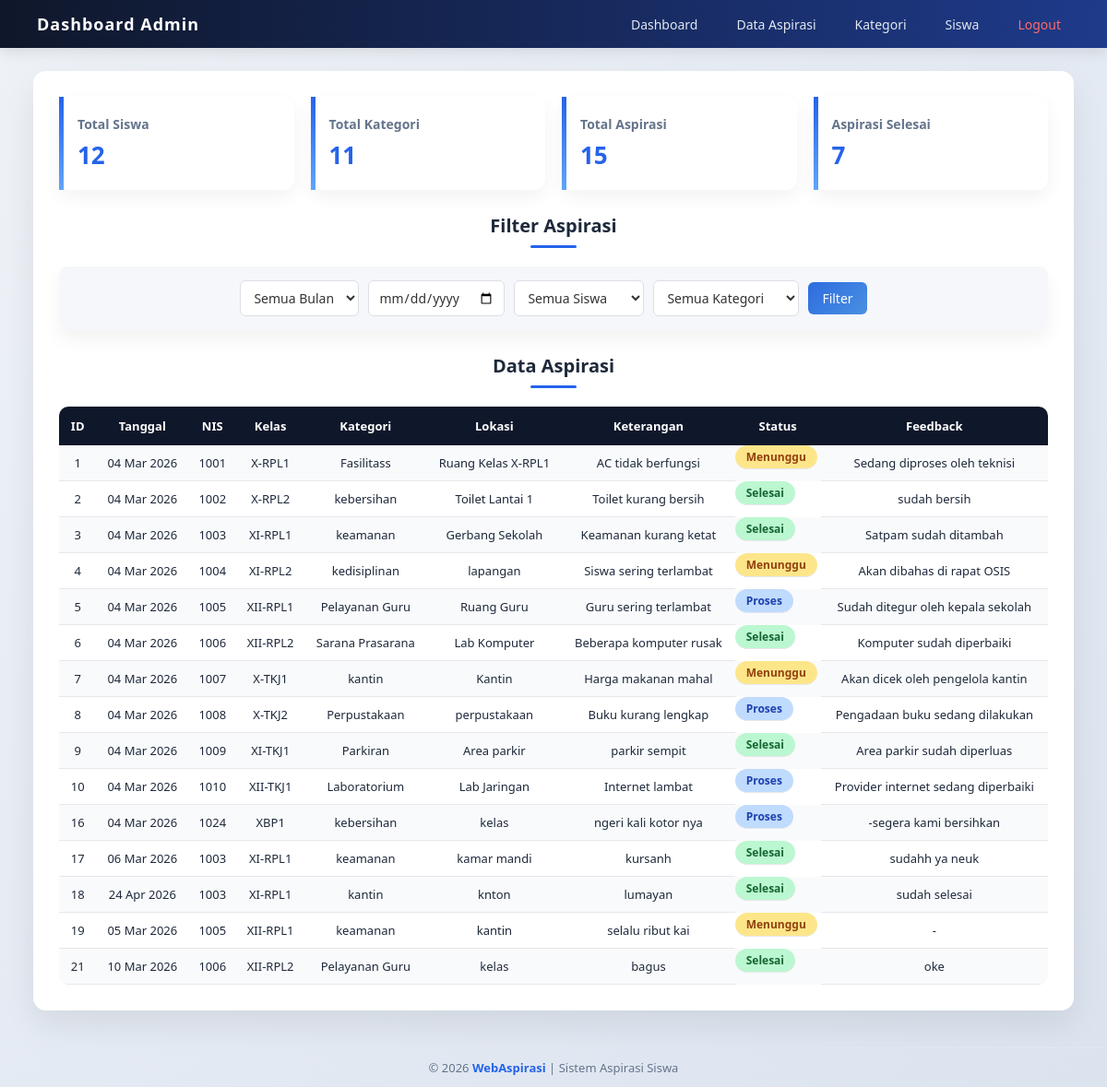
Screenshot of /dashboard.php (signed in) with the database file from the repository.
### tables this page shows
CREATE TABLE `aspirasi` (
  `id_aspirasi` int NOT NULL,
  `status` enum('Menunggu','Proses','Selesai') NOT NULL,
  `Id_pelaporan` int NOT NULL,
  `feedback` text NOT NULL
);

CREATE TABLE `input_aspirasi` (
  `Id_pelaporan` int NOT NULL,
  `nis` int NOT NULL,
  `id_kategori` int NOT NULL,
  `lokasi` varchar(50) NOT NULL,
  `ket` varchar(50) NOT NULL,
  `created_at` datetime NOT NULL DEFAULT CURRENT_TIMESTAMP
);

CREATE TABLE `siswa` (
  `nis` int NOT NULL,
  `kelas` varchar(10) NOT NULL
);

CREATE TABLE `kategori` (
  `Id_kategori` int NOT NULL,
  `ket_kategori` varchar(30) NOT NULL
);

### dashboard.php (the view, shortened to what this page needs)
<?php
include 'db.php';
$jml_siswa = mysqli_num_rows(mysqli_query($conn, "SELECT * FROM siswa"));
$jml_kategori = mysqli_num_rows(mysqli_query($conn, "SELECT * FROM kategori"));
$jml_aspirasi = mysqli_num_rows(mysqli_query($conn, "SELECT * FROM aspirasi"));
$jml_selesai = mysqli_num_rows(mysqli_query($conn, "SELECT * FROM aspirasi WHERE status='Selesai'"));
$where = "WHERE 1=1";
$query = mysqli_query($conn, "
SELECT
    aspirasi.id_aspirasi,
    input_aspirasi.created_at,
    siswa.nis,
    siswa.kelas,
    kategori.ket_kategori,
    input_aspirasi.lokasi,
    input_aspirasi.ket,
    aspirasi.status,
    aspirasi.feedback
FROM aspirasi
JOIN input_aspirasi
ON aspirasi.id_pelaporan = input_aspirasi.id_pelaporan
JOIN siswa
ON input_aspirasi.nis = siswa.nis
JOIN kategori
ON input_aspirasi.id_kategori = kategori.id_kategori
$where
ORDER BY aspirasi.id_aspirasi ASC
");
?>
<!DOCTYPE html>
<html lang="id">
<head>
    <link rel="stylesheet" href="css/style.css">
</head>
<body>
    <div class="navbar-admin">
        <div class="logo"><b>Dashboard Admin</b></div>
        <ul class="menu">
            <li><a href="dashboard.php">Dashboard</a></li>
            <li><a href="data-aspirasi.php">Data Aspirasi</a></li>
            <li><a href="kategori.php">Kategori</a></li>
            <li><a href="siswa.php">Siswa</a></li>
            <li><a href="logout.php" class="logout">Logout</a></li>
        </ul>
    </div>
    <div class="container">
        <div class="cards">
            <div class="card">
                <h3>Total Siswa</h3>
                <p><?= $jml_siswa ?></p>
            </div>
            <div class="card">
                <h3>Total Kategori</h3>
                <p><?= $jml_kategori ?></p>
            </div>
            <div class="card">
                <h3>Total Aspirasi</h3>
                <p><?= $jml_aspirasi ?></p>
            </div>
            <div class="card">
                <h3>Aspirasi Selesai</h3>
                <p><?= $jml_selesai ?></p>
            </div>
        </div>
        <h2>Filter Aspirasi</h2>
        <form method="GET" class="filter">
            <select name="bulan">
                <option value="">Semua Bulan</option>
            </select>
            <input type="date" name="tanggal">
            <select name="nis">
                <option value="">Semua Siswa</option>
            </select>
            <select name="kategori">
                <option value="">Semua Kategori</option>
            </select>
            <button type="submit">Filter</button>
        </form>
        <h2>Data Aspirasi</h2>
        <div class="table-box">
            <table>
                <tr>
                    <th>ID</th>
                    <th>Tanggal</th>
                    <th>NIS</th>
                    <th>Kelas</th>
                    <th>Kategori</th>
                    <th>Lokasi</th>
                    <th>Keterangan</th>
                    <th>Status</th>
                    <th>Feedback</th>
                </tr>
                <?php while ($row = mysqli_fetch_array($query)) {
                    $statusClass = "";
                    if ($row['status'] == "Menunggu") {
                        $statusClass = "menunggu";
                    } elseif ($row['status'] == "Proses") {
                        $statusClass = "proses";
                    } elseif ($row['status'] == "Selesai") {
                        $statusClass = "selesai";
                    }
                ?>
                    <tr>
                        <td><?= $row['id_aspirasi'] ?></td>
                        <td><?= date('d M Y', strtotime($row['created_at'])) ?></td>
                        <td><?= $row['nis'] ?></td>
                        <td><?= $row['kelas'] ?></td>
                        <td><?= $row['ket_kategori'] ?></td>
                        <td><?= $row['lokasi'] ?></td>
                        <td><?= $row['ket'] ?></td>
                        <td class="<?= $statusClass ?>"><?= $row['status'] ?></td>
                        <td><?= $row['feedback'] ?></td>
                    </tr>
                <?php } ?>
            </table>
        </div>
    </div>
    <footer class="footer">
        <p>© 2026 <b>WebAspirasi</b> | Sistem Aspirasi Siswa</p>
    </footer>
</body>
</html>

### css/style.css (style rules this page uses)
* { margin:0; padding:0; box-sizing:border-box; font-family:'Segoe UI',sans-serif; }
body { background:linear-gradient(135deg,#eef2f7,#dbe3ef); color:#1e293b; }
.navbar-admin { background:linear-gradient(90deg,#0f172a,#1e3a8a); padding:14px 40px; display:flex; justify-content:space-between; align-items:center; box-shadow:0 4px 15px rgba(0,0,0,0.1); }
.logo { color:white; font-size:18px; font-weight:600; letter-spacing:1px; }
.menu { list-style:none; display:flex; gap:22px; }
.menu li a { color:#e2e8f0; text-decoration:none; font-size:14px; padding:6px 10px; border-radius:6px; transition:0.3s; }
.logout { color:#ff6b6b !important; }
.container { width:94%; max-width:1200px; margin:25px auto; background:white; padding:28px; border-radius:14px; box-shadow:0 15px 35px rgba(0,0,0,0.08); }
h2 { text-align:center; margin:25px 0 20px; font-size:20px; font-weight:600; position:relative; }
h2::after { content:''; width:50px; height:3px; background:#2563eb; display:block; margin:8px auto; border-radius:2px; }
.filter { display:flex; gap:10px; justify-content:center; align-items:center; flex-wrap:wrap; margin:20px auto 25px; padding:16px; background:white; border-radius:12px; box-shadow:0 10px 20px rgba(0,0,0,0.05); }
table { width:100%; border-collapse:collapse; border-radius:10px; overflow:hidden; }
table th { background:#0f172a; color:white; padding:12px; font-size:13px; }
table td { padding:10px; border-bottom:1px solid #e5e7eb; font-size:13px; text-align:center; }
table tr:nth-child(even) { background:#f9fafb; }
.menunggu { background:#fde68a; color:#92400e; padding:4px 12px; border-radius:20px; font-weight:600; font-size:12px; display:inline-block; }
.proses { background:#bfdbfe; color:#1e40af; padding:4px 12px; border-radius:20px; font-weight:600; font-size:12px; display:inline-block; }
.selesai { background:#bbf7d0; color:#166534; padding:4px 12px; border-radius:20px; font-weight:600; font-size:12px; display:inline-block; }
.cards { display:grid; grid-template-columns:repeat(auto-fit,minmax(200px,1fr)); gap:18px; margin-bottom:25px; }
.card { background:white; padding:20px; border-radius:12px; box-shadow:0 8px 20px rgba(0,0,0,0.05); position:relative; }
.card::before { content:""; position:absolute; left:0; top:0; height:100%; width:5px; background:linear-gradient(#2563eb,#60a5fa); }
.card h3 { font-size:14px; color:#64748b; margin-bottom:6px; }
.card p { font-size:26px; font-weight:bold; color:#2563eb; }
.footer { margin-top: 40px; padding: 12px; text-align: center; color: #64748b; font-size: 13px; border-top: 1px solid #e2e8f0; }
.footer b { color: #2563eb; }
.filter { display: flex; flex-wrap: wrap; gap: 10px; background: #f5f7fb; padding: 15px; border-radius: 10px; justify-content: center; align-items: center; margin-bottom: 20px; }
.filter select, .filter input[type="date"] { padding: 8px 10px; border: 1px solid #dcdfe6; border-radius: 6px; background: #ffffff; font-size: 14px; color: #333; transition: 0.3s; }
.filter button { padding: 8px 15px; background: linear-gradient(135deg, #2d6cdf, #4a90e2); color: #fff; border: none; border-radius: 6px; cursor: pointer; font-size: 14px; transition: 0.3s; }

### rows the page displays
aspirasi: id_aspirasi "1", Id_pelaporan.created_at "04 Mar 2026", siswa.nis "1001", siswa.kelas "X-RPL1", kategori.ket_kategori "Fasilitass", Id_pelaporan.lokasi "Ruang Kelas X-RPL1", Id_pelaporan.ket "AC tidak berfungsi", status "Menunggu", feedback "Sedang diproses oleh teknisi"
aspirasi: id_aspirasi "2", Id_pelaporan.created_at "04 Mar 2026", siswa.nis "1002", siswa.kelas "X-RPL2", kategori.ket_kategori "kebersihan", Id_pelaporan.lokasi "Toilet Lantai 1", Id_pelaporan.ket "Toilet kurang bersih", status "Selesai", feedback "sudah bersih"
aspirasi: id_aspirasi "3", Id_pelaporan.created_at "04 Mar 2026", siswa.nis "1003", siswa.kelas "XI-RPL1", kategori.ket_kategori "keamanan", Id_pelaporan.lokasi "Gerbang Sekolah", Id_pelaporan.ket "Keamanan kurang ketat", status "Selesai", feedback "Satpam sudah ditambah"
aspirasi: id_aspirasi "4", Id_pelaporan.created_at "04 Mar 2026", siswa.nis "1004", siswa.kelas "XI-RPL2", kategori.ket_kategori "kedisiplinan", Id_pelaporan.lokasi "lapangan", Id_pelaporan.ket "Siswa sering terlambat", status "Menunggu", feedback "Akan dibahas di rapat OSIS"
aspirasi: id_aspirasi "5", Id_pelaporan.created_at "04 Mar 2026", siswa.nis "1005", siswa.kelas "XII-RPL1", kategori.ket_kategori "Pelayanan Guru", Id_pelaporan.lokasi "Ruang Guru", Id_pelaporan.ket "Guru sering terlambat", status "Proses", feedback "Sudah ditegur oleh kepala sekolah"
aspirasi: id_aspirasi "6", Id_pelaporan.created_at "04 Mar 2026", siswa.nis "1006", siswa.kelas "XII-RPL2", kategori.ket_kategori "Sarana Prasarana", Id_pelaporan.lokasi "Lab Komputer", Id_pelaporan.ket "Beberapa komputer rusak", status "Selesai", feedback "Komputer sudah diperbaiki"
aspirasi: id_aspirasi "7", Id_pelaporan.created_at "04 Mar 2026", siswa.nis "1007", siswa.kelas "X-TKJ1", kategori.ket_kategori "kantin", Id_pelaporan.lokasi "Kantin", Id_pelaporan.ket "Harga makanan mahal", status "Menunggu", feedback "Akan dicek oleh pengelola kantin"
aspirasi: id_aspirasi "8", Id_pelaporan.created_at "04 Mar 2026", siswa.nis "1008", siswa.kelas "X-TKJ2", kategori.ket_kategori "Perpustakaan", Id_pelaporan.lokasi "perpustakaan", Id_pelaporan.ket "Buku kurang lengkap", status "Proses", feedback "Pengadaan buku sedang dilakukan"
aspirasi: id_aspirasi "9", Id_pelaporan.created_at "04 Mar 2026", siswa.nis "1009", siswa.kelas "XI-TKJ1", kategori.ket_kategori "Parkiran", Id_pelaporan.lokasi "Area parkir", Id_pelaporan.ket "parkir sempit", status "Selesai", feedback "Area parkir sudah diperluas"
aspirasi: id_aspirasi "10", Id_pelaporan.created_at "04 Mar 2026", siswa.nis "1010", siswa.kelas "XII-TKJ1", kategori.ket_kategori "Laboratorium", Id_pelaporan.lokasi "Lab Jaringan", Id_pelaporan.ket "Internet lambat", status "Proses", feedback "Provider internet sedang diperbaiki"
aspirasi: id_aspirasi "16", Id_pelaporan.created_at "04 Mar 2026", siswa.nis "1024", siswa.kelas "XBP1", kategori.ket_kategori "kebersihan", Id_pelaporan.lokasi "kelas", Id_pelaporan.ket "ngeri kali kotor nya", status "Proses", feedback "-segera kami bersihkan"
aspirasi: id_aspirasi "17", Id_pelaporan.created_at "06 Mar 2026", siswa.nis "1003", siswa.kelas "XI-RPL1", kategori.ket_kategori "keamanan", Id_pelaporan.lokasi "kamar mandi", Id_pelaporan.ket "kursanh", status "Selesai", feedback "sudahh ya neuk"
aspirasi: id_aspirasi "18", Id_pelaporan.created_at "24 Apr 2026", siswa.nis "1003", siswa.kelas "XI-RPL1", kategori.ket_kategori "kantin", Id_pelaporan.lokasi "knton", Id_pelaporan.ket "lumayan", status "Selesai", feedback "sudah selesai"
aspirasi: id_aspirasi "19", Id_pelaporan.created_at "05 Mar 2026", siswa.nis "1005", siswa.kelas "XII-RPL1", kategori.ket_kategori "keamanan", Id_pelaporan.lokasi "kantin", Id_pelaporan.ket "selalu ribut kai", status "Menunggu", feedback "-"
aspirasi: id_aspirasi "21", Id_pelaporan.created_at "10 Mar 2026", siswa.nis "1006", siswa.kelas "XII-RPL2", kategori.ket_kategori "Pelayanan Guru", Id_pelaporan.lokasi "kelas", Id_pelaporan.ket "bagus", status "Selesai", feedback "oke"

### other values shown
$jml_siswa "12"
$jml_kategori "11"
$jml_aspirasi "15"
$jml_selesai "7"
